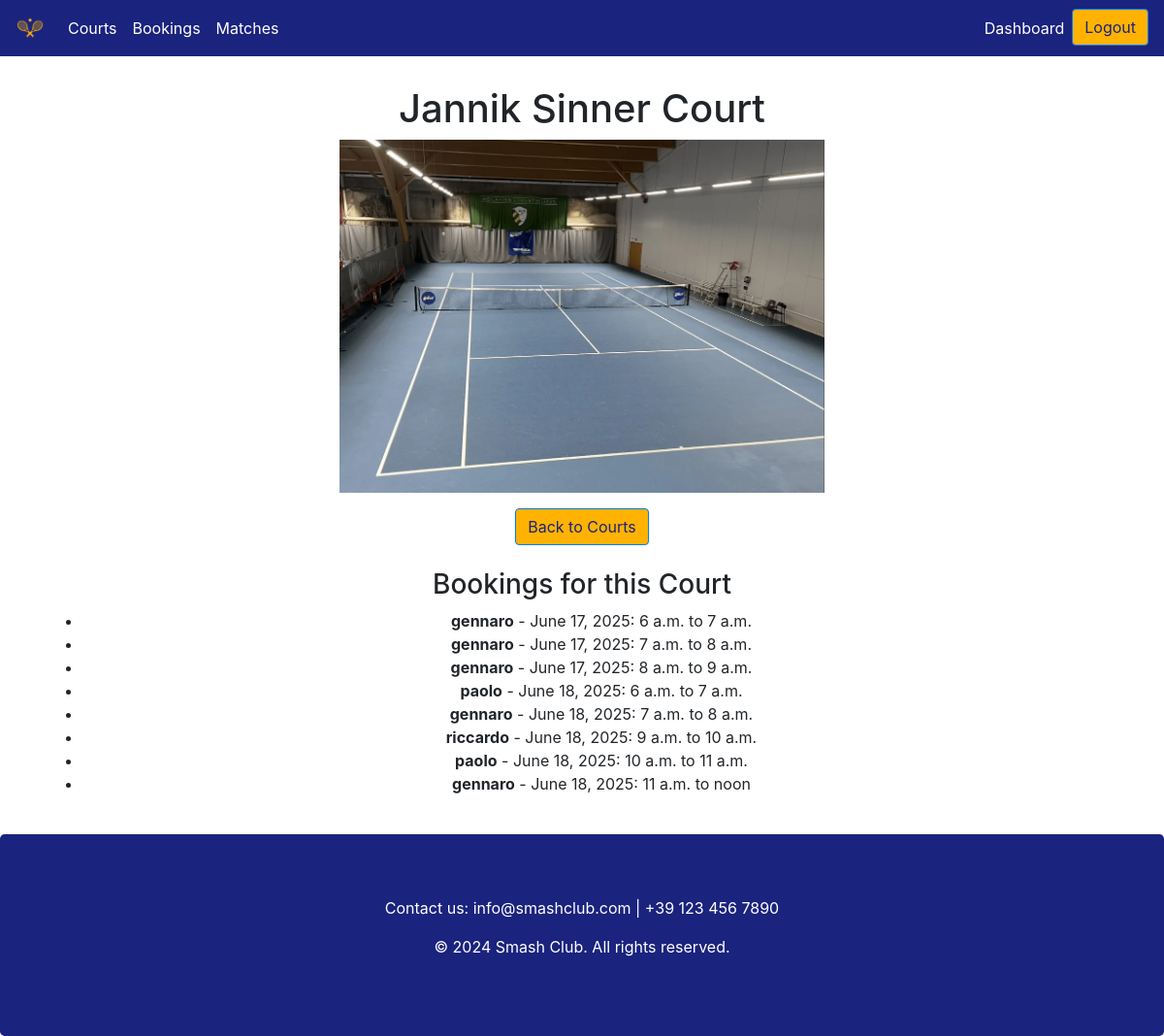
The app's page /bookings/courts/1/ (signed in) with its own data.
### booking/models.py (models this page shows, shortened)
class Court(models.Model):
    name = models.CharField(max_length=100)
    SURFACE_CHOICES = (
        ('clay', 'Clay'),
        ('grass', 'Grass'),
        ('indoor_hard', 'Indoor Hard'),
        ('outdoor_hard', 'Outdoor Hard'),
        ('carpet', 'Carpet'),
        ('artificial_grass', 'Artificial Grass'),
    )
    surface = models.CharField(max_length=20, choices=SURFACE_CHOICES, default='indoor_hard')
    description = models.TextField(blank=True, null=True)
    is_active = models.BooleanField(default=True)
    image = models.ImageField(upload_to='courts/', blank=False, null=False)

class Booking(models.Model):
    court = models.ForeignKey(Court, on_delete=models.CASCADE, related_name='bookings')
    user = models.ForeignKey(settings.AUTH_USER_MODEL, on_delete=models.CASCADE, related_name='bookings')
    start_time = models.DateTimeField()
    end_time = models.DateTimeField()
    cancellable_until = models.DateTimeField(null=True, blank=True)
    class Meta:
        constraints = [
            models.UniqueConstraint(fields=['court', 'start_time'], name='unique_booking_slot')
        ]
        ordering = ['start_time']

### booking/views.py (the view)
# urls.py: path('courts/<int:pk>/', views.CourtDetailView.as_view(), name='court_detail'),
class CourtDetailView(DetailView):
    model = Court
    template_name = 'court_detail.html'
    context_object_name = 'court'
    def get_context_data(self, **kwargs):
        context = super().get_context_data(**kwargs)
        context['title'] = 'Court Details'
        bookings = Booking.objects.filter(court=self.object).filter(start_time__gte=now()).order_by('start_time')
        context['bookings'] = bookings
        return context

### booking/templates/court_detail.html (shortened to what this page needs)
{% extends 'base.html' %}
{% block content %}
<h1>{{ court.name }}</h1>
<img src="{{ court.image.url }}" alt="Court image" style="max-width:500px;">
<a href="{% url 'booking:court_list' %}" class="btn btn-primary">Back to Courts</a>
<br>
<br>
<h3>Bookings for this Court</h3>
{% if bookings %}
    <ul>
        {% for booking in bookings %}
            <li>
                <strong>{{ booking.user.username }}</strong> - {{ booking.start_time.date }}: {{ booking.start_time.time }} to {{ booking.end_time.time }}
            </li>
        {% endfor %}
    </ul>
{% else %}
    <p>No bookings available for this court.</p>
{% endif %}
{% endblock %}

### static/custom.css (style rules this page uses)
:root { --primary-blue-navy: #1a237e; --secondary-dark-yellow: #ffb300; --text-light: #ffffff; --text-dark: #212121; --background-light: #f5f5f5; }
.btn-primary { background-color: var(--secondary-dark-yellow) !important; color: var(--primary-blue-navy) !important; }
body { background-color: var(--background-light); color: var(--text-dark); font-family: 'Segoe UI', Arial, sans-serif; margin: 0; padding: 0; }
a { color: var(--primary-blue-navy); text-decoration: underline; }
html, body { height: 100%; margin: 0; padding: 0; }

### records on screen
Court: name "Jannik Sinner Court", image (picture)
Booking: user.username "gennaro", start_time "June 17, 2025", start_time.time "6 a.m.", end_time.time "7 a.m."
Booking: user.username "gennaro", start_time "June 17, 2025", start_time.time "7 a.m.", end_time.time "8 a.m."
Booking: user.username "gennaro", start_time "June 17, 2025", start_time.time "8 a.m.", end_time.time "9 a.m."
Booking: user.username "paolo", start_time "June 18, 2025", start_time.time "6 a.m.", end_time.time "7 a.m."
Booking: user.username "gennaro", start_time "June 18, 2025", start_time.time "7 a.m.", end_time.time "8 a.m."
Booking: user.username "riccardo", start_time "June 18, 2025", start_time.time "9 a.m.", end_time.time "10 a.m."
Booking: user.username "paolo", start_time "June 18, 2025", start_time.time "10 a.m.", end_time.time "11 a.m."
Booking: user.username "gennaro", start_time "June 18, 2025", start_time.time "11 a.m.", end_time.time "noon"
